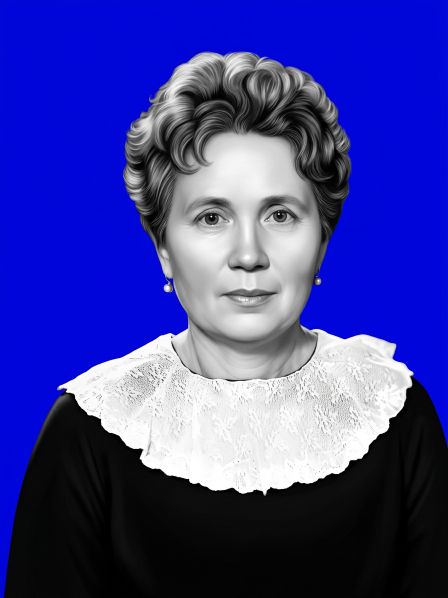
#> input picture orders/active/ORD-2026-006/ai.png, 896 x 1195 px (shown at 1/2 size)
$ python analyze_ai_brightness.py ../orders/active/ORD-2026-006/ai.png --source ../orders/active/ORD-2026-003/source.jpg
#> lines starting #> are read from the running program, lines starting #| are printed output that depends on the picture; after the words box and inside, x2 and y2 are one past the last pixel; in counts of white or black regions, pixels touching at a corner belong together
#!/usr/bin/env python3
"""Анализ яркости AI-генерации (ai.png) до пайплайна.

Измеряет метрики яркости кожи лица на сгенерированном изображении
для сравнения результатов A/B тестирования промптов.

Использование:
    python analyze_ai_brightness.py <ai.png> [--machine laser_80w] [--source source.jpg]

Метрики:
    skin_median   — медиана яркости кожи (цель: зависит от станка)
    skin_p90      — 90-й перцентиль кожи / блики
    skin_p10      — 10-й перцентиль кожи / тени
    skin_mean     — средняя яркость кожи
    tonal_range   — p90 - p10 (ширина тонального диапазона)
    max_non_eye   — максимальная яркость кожи без учёта белков глаз
    pct_above_235 — доля пикселей кожи выше 235 (потолок laser_80w)
    pct_above_240 — доля пикселей кожи выше 240 (потолок laser_standard/impact)
    full_median   — медиана по всему лицу (кожа + волосы)
    hair_median   — медиана по «волосам» (пиксели < skin_threshold в зоне лица)
    skin_pixels   — количество пикселей кожи
    hair_pixels   — количество пикселей волос
"""

import argparse
import sys
from pathlib import Path

import numpy as np
from PIL import Image

# Целевые диапазоны по типам станков
TARGETS = {
    "laser_standard": {
        "skin_median": (230, 245),
        "skin_p90": (230, 250),
        "skin_p10": (170, 200),
        "ceiling": 250,
    },
    "laser_80w": {
        "skin_median": (190, 210),
        "skin_p90": (200, 220),
        "skin_p10": (140, 170),
        "ceiling": 235,
    },
    "impact": {
        "skin_median": (200, 225),
        "skin_p90": (230, 240),
        "skin_p10": (160, 190),
        "ceiling": 240,
    },
}


def _detect_face_region_simple(img_gray):
    """Упрощённая детекция лица: верхние 45% изображения, внутри маски субъекта.

    Не использует dlib — работает на любой машине без зависимостей.
    Для точной маски можно передать source.jpg — тогда используется
    хромакей для отделения фона.
    """
    return None  # fallback — используем верхние 45%


def _extract_subject_mask(img):
    """Извлечь маску субъекта по хромакею (синий фон #0000FF).

    Работает для изображений с синим фоном (как в granite-retouch).
    """
    arr = np.array(img)
    if arr.ndim == 2:
        # Уже grayscale — предполагаем что 0 = фон
        return arr > 10

    # RGB/RGBA: синий канал доминирует
    r, g, b = arr[:, :, 0], arr[:, :, 1], arr[:, :, 2]
    blue_strong = (b > 100) & (b > r * 1.5) & (b > g * 1.5)
    subject_mask = ~blue_strong
    return subject_mask


def analyze_image(image_path, machine_type="laser_80w", skin_threshold=100,
                  source_path=None):
    """Проанализировать AI-генерацию и вернуть метрики.

    Args:
        image_path: путь к ai.png
        machine_type: тип станка (для референсных таргетов)
        skin_threshold: порог кожа/волосы (default: 100)
        source_path: путь к source.jpg (опционально, для маски через хромакей)
    """
    img = Image.open(image_path)

    # Конвертация в grayscale
    if img.mode == "RGBA":
        # Убираем альфу, если есть
        bg = Image.new("RGB", img.size, (0, 0, 0))
        bg.paste(img, mask=img.split()[3])
        img_gray = bg.convert("L")
    elif img.mode == "RGB":
        img_gray = img.convert("L")
    else:
        img_gray = img.convert("L")

    arr = np.array(img_gray, dtype=np.float32)

    # Маска субъекта: из AI-изображения через хромакей
    subject_mask = _extract_subject_mask(img)

    if subject_mask.sum() == 0:
        print("ОШИБКА: не удалось обнаружить субъект (маска пуста)")
        print("  Возможно, изображение не имеет синего хромакея")
        print("  Попробуйте --source source.jpg")
        sys.exit(1)

    # Зона лица: верхние 45% изображения (по умолчанию)
    h = arr.shape[0]
    cutoff = int(h * 0.45)
    face_zone = np.zeros_like(subject_mask)
    face_zone[:cutoff, :] = True
    face_mask = subject_mask & face_zone

    if face_mask.sum() == 0:
        # Fallback: всё изображение как лицо
        face_mask = subject_mask

    # Разделение кожи / волос
    face_skin_mask = face_mask & (arr >= skin_threshold)
    face_hair_mask = face_mask & (arr < skin_threshold)

    skin_pixels = arr[face_skin_mask]
    hair_pixels = arr[face_hair_mask]
    full_face_pixels = arr[face_mask]

    if len(skin_pixels) == 0:
        print("ОШИБКА: нет пикселей кожи (порог skin_threshold=%d слишком высокий)" % skin_threshold)
        sys.exit(1)

    # --- Вычисление метрик ---
    metrics = {}
    metrics["skin_median"] = float(np.median(skin_pixels))
    metrics["skin_mean"] = float(np.mean(skin_pixels))
    metrics["skin_p90"] = float(np.percentile(skin_pixels, 90))
    metrics["skin_p75"] = float(np.percentile(skin_pixels, 75))
    metrics["skin_p50"] = float(np.median(skin_pixels))
    metrics["skin_p25"] = float(np.percentile(skin_pixels, 25))
    metrics["skin_p10"] = float(np.percentile(skin_pixels, 10))
    metrics["skin_min"] = float(np.min(skin_pixels))
    metrics["skin_max"] = float(np.max(skin_pixels))
    metrics["tonal_range"] = metrics["skin_p90"] - metrics["skin_p10"]
    metrics["max_non_eye"] = float(np.max(skin_pixels))  # грубо — без детекции глаз
    metrics["pct_above_235"] = float(np.sum(skin_pixels > 235) / len(skin_pixels) * 100)
    metrics["pct_above_240"] = float(np.sum(skin_pixels > 240) / len(skin_pixels) * 100)
    metrics["pct_above_250"] = float(np.sum(skin_pixels > 250) / len(skin_pixels) * 100)

    metrics["full_median"] = float(np.median(full_face_pixels))
    metrics["skin_pixels"] = len(skin_pixels)
    metrics["hair_pixels"] = len(hair_pixels)
    metrics["skin_ratio"] = len(skin_pixels) / (len(skin_pixels) + len(hair_pixels)) * 100

    if len(hair_pixels) > 0:
        metrics["hair_median"] = float(np.median(hair_pixels))
    else:
        metrics["hair_median"] = 0.0

    metrics["image_size"] = "%dx%d" % (arr.shape[1], arr.shape[0])
    metrics["machine_type"] = machine_type
    metrics["skin_threshold"] = skin_threshold

    return metrics


def print_report(metrics):
    """Вывести отчёт в читаемом формате."""
    mt = metrics["machine_type"]
    targets = TARGETS.get(mt, {})

    print("=" * 60)
    print("  АНАЛИЗ ЯРКОСТИ AI-ГЕНЕРАЦИИ")
    print("=" * 60)
    print(f"  Изображение:    {metrics.get('image_path', '?')}")
    print(f"  Размер:         {metrics['image_size']}")
    print(f"  Тип станка:     {mt}")
    print(f"  skin_threshold: {metrics['skin_threshold']}")
    print()

    # --- Основные метрики с оценкой ---
    print("  МЕТРИКА              ЗНАЧЕНИЕ    ЦЕЛЕВОЙ ДИАПАЗОН    СТАТУС")
    print("  " + "-" * 56)

    def _status(value, target_range):
        if not target_range:
            return "?"
        lo, hi = target_range
        if lo <= value <= hi:
            return "OK"
        elif value < lo:
            diff = lo - value
            return "LOW (-%d)" % diff
        else:
            diff = value - hi
            return "HIGH (+%d)" % diff

    rows = [
        ("skin_median",   metrics["skin_median"],   targets.get("skin_median")),
        ("skin_p90",      metrics["skin_p90"],      targets.get("skin_p90")),
        ("skin_p10",      metrics["skin_p10"],      targets.get("skin_p10")),
        ("tonal_range",   metrics["tonal_range"],   None),
        ("max_non_eye",   metrics["max_non_eye"],   None),
    ]

    for name, value, target in rows:
        if target:
            lo, hi = target
            target_str = "%d-%d" % (lo, hi)
        else:
            target_str = "—"
        status = _status(value, target) if target else ""
        print(f"  {name:20s}  {value:8.1f}    {target_str:20s}  {status}")

    print()

    # --- Дополнительные метрики ---
    print("  ДОПОЛНИТЕЛЬНО:")
    print(f"    skin_mean:        {metrics['skin_mean']:.1f}")
    print(f"    skin_p75:         {metrics['skin_p75']:.1f}")
    print(f"    skin_p25:         {metrics['skin_p25']:.1f}")
    print(f"    skin_min:         {metrics['skin_min']:.1f}")
    print(f"    skin_max:         {metrics['skin_max']:.1f}")
    print(f"    full_median:      {metrics['full_median']:.1f}  (кожа + волосы)")
    print(f"    hair_median:      {metrics['hair_median']:.1f}  (пиксели < %d)" % metrics["skin_threshold"])
    print(f"    skin/hair ratio:  {metrics['skin_ratio']:.1f}% / {100-metrics['skin_ratio']:.1f}%")
    print(f"    skin pixels:      {metrics['skin_pixels']}")
    print(f"    hair pixels:      {metrics['hair_pixels']}")
    print()

    # --- Потолок яркости ---
    ceiling = targets.get("ceiling", 240)
    print("  ПОТОЛОК ЯРКОСТИ (ceiling=%d):" % ceiling)
    print(f"    > 235:  {metrics['pct_above_235']:.3f}%")
    print(f"    > 240:  {metrics['pct_above_240']:.3f}%")
    print(f"    > 250:  {metrics['pct_above_250']:.3f}%")

    if metrics["pct_above_235"] > 1.0:
        print(f"    ⚠  {metrics['pct_above_235']:.1f}% кожи выше 235 — риск пережога для laser_80w")
    if metrics["pct_above_240"] > 1.0:
        print(f"    ⚠  {metrics['pct_above_240']:.1f}% кожи выше 240 — риск пережога для laser_standard/impact")

    print()
    print("=" * 60)


def print_csv_header():
    """Вывести CSV-заголовок для сравнительной таблицы."""
    fields = [
        "variant", "image", "machine_type",
        "skin_median", "skin_p90", "skin_p10", "tonal_range",
        "full_median", "hair_median",
        "pct_above_235", "pct_above_240",
        "max_non_eye",
    ]
    print(",".join(fields))


def print_csv_row(metrics, variant="A"):
    """Вывести одну строку CSV для сравнительной таблицы."""
    fields = [
        variant,
        metrics.get("image_path", "?"),
        metrics["machine_type"],
        "%.1f" % metrics["skin_median"],
        "%.1f" % metrics["skin_p90"],
        "%.1f" % metrics["skin_p10"],
        "%.1f" % metrics["tonal_range"],
        "%.1f" % metrics["full_median"],
        "%.1f" % metrics["hair_median"],
        "%.3f" % metrics["pct_above_235"],
        "%.3f" % metrics["pct_above_240"],
        "%.1f" % metrics["max_non_eye"],
    ]
    print(",".join(fields))


def main():
    parser = argparse.ArgumentParser(
        description="Анализ яркости AI-генерации для A/B тестирования промптов",
    )
    parser.add_argument("image", help="Путь к ai.png (или несколько через пробел)")
    parser.add_argument("--machine", default="laser_80w",
                        choices=["laser_standard", "laser_80w", "impact"],
                        help="Тип станка для референсных таргетов (default: laser_80w)")
    parser.add_argument("--skin-threshold", type=int, default=100,
                        help="Порог кожа/волосы (default: 100)")
    parser.add_argument("--source", default=None,
                        help="Путь к source.jpg для маски через хромакей")
    parser.add_argument("--csv", action="store_true",
                        help="Вывести CSV для сравнительной таблицы")
    parser.add_argument("--variants", default=None,
                        help="Метки вариантов через запятую (напр. A,B,C) для CSV")

    args = parser.parse_args()

    # Поддержка нескольких файлов
    images = args.image.split() if " " in args.image else [args.image]
    variants = args.variants.split(",") if args.variants else [chr(65 + i) for i in range(len(images))]

    if len(variants) < len(images):
        variants.extend([chr(65 + i) for i in range(len(variants), len(images))])

    all_metrics = []

    for i, img_path in enumerate(images):
        path = Path(img_path)
        if not path.exists():
            print(f"ОШИБКА: файл не найден: {img_path}", file=sys.stderr)
            sys.exit(1)

        metrics = analyze_image(
            img_path,
            machine_type=args.machine,
            skin_threshold=args.skin_threshold,
            source_path=args.source,
        )
#> in analyze_image, img is the input picture: PIL image 896x1195 RGB; mean R, G, B 60.7, 63, 153.7
#> in analyze_image, `img_gray = img.convert("L")`:
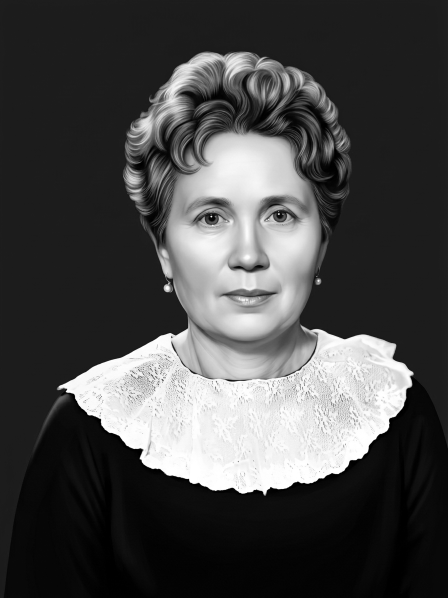
#> img_gray: PIL image 896x1195 L (shown at 1/2 size); min 0, max 255, mean 72.7
#> in _extract_subject_mask, `r, g, b = arr[:, :, 0], arr[:, :, 1], arr[:, :, 2]`:
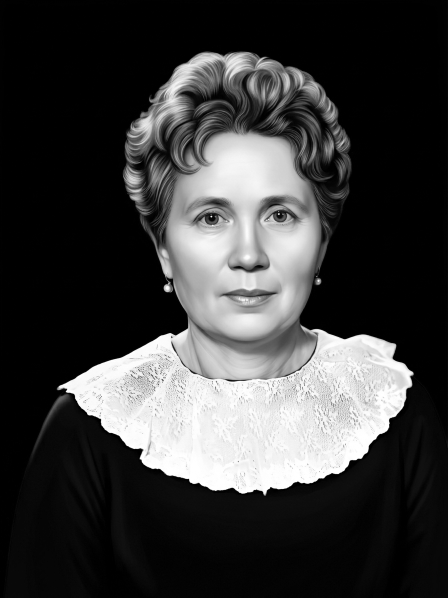
#> r: shape (1195, 896) (shown at 1/2 size); min 0, max 255, mean 60.7
#> in _extract_subject_mask, `r, g, b = arr[:, :, 0], arr[:, :, 1], arr[:, :, 2]`:
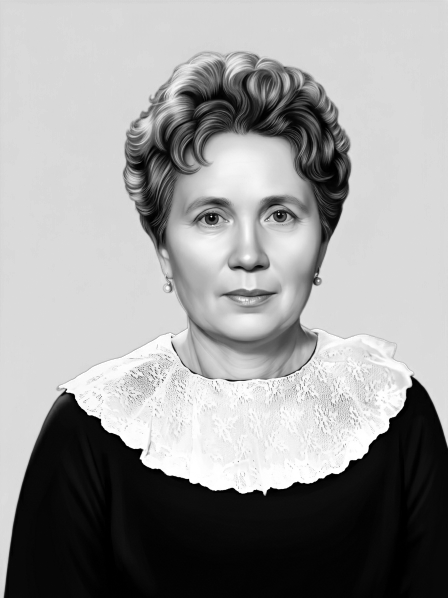
#> b: shape (1195, 896) (shown at 1/2 size); min 0, max 255, mean 153.7
#> in _extract_subject_mask, `blue_strong = (b > 100) & (b > r * 1.5) & (b > g * 1.5)`:
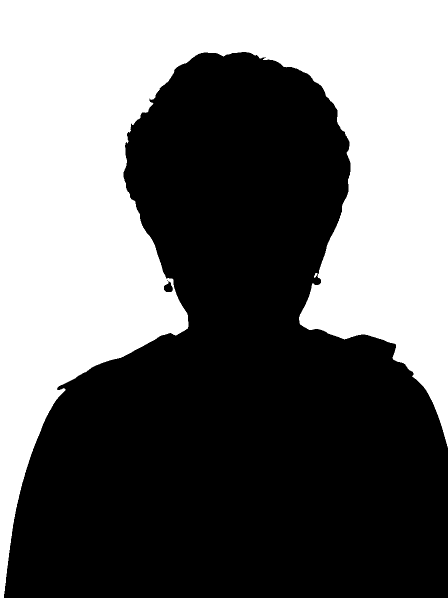
#> blue_strong: shape (1195, 896) bool (shown at 1/2 size); 43.1% white; 2 white regions, box (x1, y1, x2, y2) and area: (0, 0, 896, 1195) 461206, (628, 546, 635, 556) 39
#> in analyze_image, `face_mask = subject_mask & face_zone`:
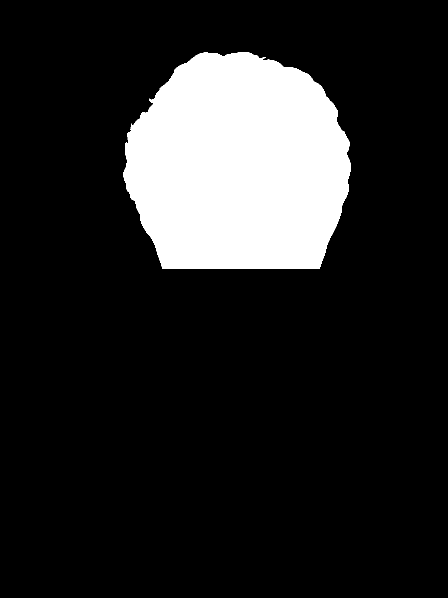
#> face_mask: shape (1195, 896) bool (shown at 1/2 size); 15% white; 1 white region, box (x1, y1, x2, y2) and area: (247, 104, 701, 537) 160167
#> in analyze_image, `face_skin_mask = face_mask & (arr >= skin_threshold)`:
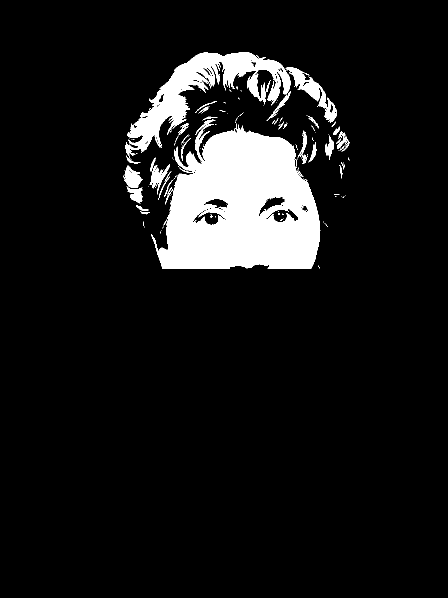
#> face_skin_mask: shape (1195, 896) bool (shown at 1/2 size); 8.9% white; 174 white regions (132 under 20 px), largest, box (x1, y1, x2, y2) and area: (302, 247, 641, 537) 67834, (250, 104, 581, 320) 18579, (571, 134, 674, 245) 2730
#> in analyze_image, `face_hair_mask = face_mask & (arr < skin_threshold)`:
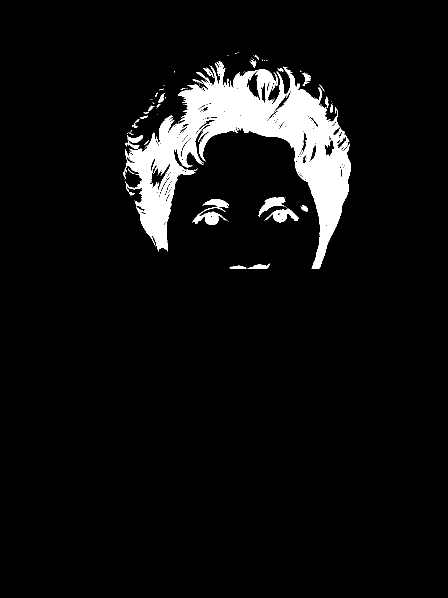
#> face_hair_mask: shape (1195, 896) bool (shown at 1/2 size); 6% white; 102 white regions (74 under 20 px), largest, box (x1, y1, x2, y2) and area: (247, 122, 701, 537) 59391, (385, 398, 458, 450) 1432, (529, 417, 598, 445) 843
#> metrics = 22 items
        metrics["image_path"] = str(path)
        all_metrics.append(metrics)

        if not args.csv:
            print_report(metrics)
#> in print_report, `mt = metrics["machine_type"]`: mt = 'laser_80w'
#> in print_report, `targets = TARGETS.get(mt, {})`: targets = {'skin_median': (190, 210), 'skin_p90': (200, 220), 'skin_p10': (140, 170), 'ceiling': 235}
#|   Изображение:    ../orders/active/ORD-2026-006/ai.png
#|   Размер:         896x1195
#|   Тип станка:     laser_80w
#|   skin_threshold: 100
#> the loop in print_report, `for name, value, target in rows:` made 5 passes
#> (name, value, target_str, diff in _status, status) on passes 1 to 3: ('skin_median', 188, '190-210', 2, 'LOW (-2)'), ('skin_p90', 235, '200-220', 15, 'HIGH (+15)'), ('skin_p10', 116, '140-170', 24, 'LOW (-24)')
#> (name, value, target, target_str, status) on passes 4 to 5: ('tonal_range', 119, None, '—', ''), ('max_non_eye', 255, None, '—', '')
#|   skin_median              188.0    190-210               LOW (-2)
#|   skin_p90                 235.0    200-220               HIGH (+15)
#|   skin_p10                 116.0    140-170               LOW (-24)
#|   tonal_range              119.0    —
#|   max_non_eye              255.0    —
#|     skin_mean:        180.3
#|     skin_p75:         217.0
#|     skin_p25:         142.0
#|     skin_min:         100.0
#|     skin_max:         255.0
#|     full_median:      126.0  (кожа + волосы)
#|     hair_median:      50.0  (пиксели < 100)
#|     skin/hair ratio:  59.7% / 40.3%
#|     skin pixels:      95587
#|     hair pixels:      64580
#> in print_report, `ceiling = targets.get("ceiling", 240)`: ceiling = 235
#|   ПОТОЛОК ЯРКОСТИ (ceiling=235):
#|     > 235:  8.983%
#|     > 240:  4.235%
#|     > 250:  0.056%
#|     ⚠  9.0% кожи выше 235 — риск пережога для laser_80w
#|     ⚠  4.2% кожи выше 240 — риск пережога для laser_standard/impact

    if args.csv:
        print_csv_header()
        for i, m in enumerate(all_metrics):
            print_csv_row(m, variant=variants[i])


if __name__ == "__main__":
    main()
